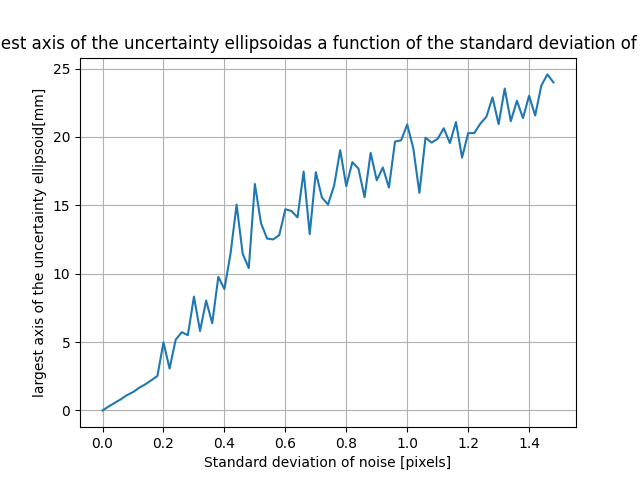

This chart was generated by the following Python code:
import numpy as np
import cv2
import argparse
import os
import matplotlib.pyplot as plt
from tqdm import tqdm

def add_noise(corners, std_dev):
    print("Noise added")
    """ 
        Add noise to the image coordinates of the 4 corners of the marker. 
        The noise should be sampled from a Gaussian distribution with mean 0 and standard deviation std_dev
        And applied to both X and Y direction
    """
    mean = 0.0
    print("corners size:", corners.shape)
    # --------------------------------------
    bruit = np.random.normal(loc=mean, scale=std_dev, size=corners.shape)
    noisy_corners = corners + bruit
    print("noisy_corners:", noisy_corners.shape)
    # --------------------------------------

    return noisy_corners

def calculate_error(errors,method):
    print("Computing scalar error")
    """ Calculate a scalar error value from the error vector.
        Some examples could be:
         - The largest L2 norm (Euclidean distance) of the error of any trial
         - The L2 norm of the mean of the errors of all trials
         - The mean of the L2 norm of the errors of all trials
         - The L2 norm of the std_dev of the errors of all trials
         - The std_dev of the L2 norm of the errors of all trials
         - The largest axis of the uncertainty ellipsoid
    """
    # -------------------------------------
    if method == "largest":
    # largest L2 norm (Euclidean distance)
        scalar_error = np.max(np.linalg.norm(errors, axis=1))

    if method == "norm_mean":
    # L2 norm of the mean of the errors
        scalar_error = np.linalg.norm(np.mean(errors, axis=0))

    if method == "mean":
        scalar_error = np.mean(np.linalg.norm(errors, axis=1))

    if method == "norm_std":
        scalar_error = np.linalg.norm(np.std(errors, axis=0))

    if method == "std_norm":
        scalar_error = np.std(np.linalg.norm(errors,axis=1))

    if method == "ellipsoid":
    # largest axis of the uncertainty ellipsoid
         errors_table = np.array(errors).reshape(-1, 3)   # (N, 3)
         cov_matrix = np.cov(errors_table.T)              # matrice 3×3
         eigenvalues = np.linalg.eigvalsh(cov_matrix)     # valeurs propres (axes ellipsoïde)
         scalar_error = np.sqrt(np.max(eigenvalues))

    # --------------------------------------
    return scalar_error

def plot(error, std_dev_step, method):
    print("Display")
    """ Plot the position error as a function of the std_dev of noise """

    # -----------------------------type(a---------
    # Insert your code here 
    # --------------------------------------
    # I gave you few lines below to work with, but change it to your needs
    if method== "largest":
        name = "Largest L2 norm of the error"

    if method == "norm_mean":
        name = "L2 norm of the mean of the errors"

    if method == "mean":
        name = "Mean of the L2 norm of the errors"

    if method == "norm_std":
        name = "L2 norm of the std_dev of the errors"

    if method == "std_norm":
        name = "std_dev of the L2 norm of the errors"

    if method == "ellipsoid":
        name = "largest axis of the uncertainty ellipsoid"

    plt.figure()
    plt.title(name + "as a function of the standard deviation of noise")
    plt.xlabel("Standard deviation of noise [pixels]")
    plt.ylabel(name  + "[mm]")
    error = np.array(error) * 1000 # Transform the error to millimetres

    # Plot the mean of the error as a function of the std_dev of noise
    plt.plot(np.arange(0, len(error)*std_dev_step, std_dev_step), error)
    plt.grid('on')
    plt.savefig("uncertainty.png")
    plt.show()

def estimate_pose(corners, square_size, cam_intr, dist_coeffs):
    """ Estimate the pose of the ArUco marker given the image coordinates of the 4 corners """
    #rvec, tvec, obj_points = cv2.aruco.estimatePoseSingleMarkers(corners, square_size, cam_intr, dist_coeffs)

    # Define the 3D object points corresponding to the corners of the ArUco marker
    object_points = np.array([[-square_size/2, square_size/2, 0],
                              [ square_size/2, square_size/2, 0],
                              [ square_size/2,-square_size/2, 0],
                              [-square_size/2,-square_size/2, 0]], dtype=np.float32)

    # Use solvePnP to estimate the pose
    _, rvec, tvec = cv2.solvePnP(object_points, corners, cam_intr, dist_coeffs)

    return rvec, tvec, object_points

def camera_calibration(dirpath, square_size, width, height, visualize=False):
    """ Perform camera calibration using the images in the given directory path. """
    # Termination criteria
    criteria = (cv2.TERM_CRITERIA_EPS + cv2.TERM_CRITERIA_MAX_ITER, 30, 0.001)

    # Prepare object points, like (0,0,0), (1,0,0), (2,0,0) ....,(8,6,0)
    objp = np.zeros((height*width, 3), np.float32)
    objp[:, :2] = np.mgrid[0:width, 0:height].T.reshape(-1, 2)
    objp = objp * square_size

    # Arrays to store object points and image points from all the images.
    objpoints = []  # 3d point in real world space
    imgpoints = []  # 2d points in image plane.

    # Get the images in the directory in alphanumeric order
    images = sorted(os.listdir(dirpath), key=lambda x: int(os.path.splitext(x)[0][5:]))

    with tqdm(total=len(images)) as pbar: # Create a tqdm progress bar for iterating through images
        for fname in images:
            img = cv2.imread(os.path.join(dirpath, fname))
            gray = cv2.cvtColor(img, cv2.COLOR_BGR2GRAY)

            # Find the chess board corners
            ret, corners = cv2.findChessboardCorners(255-gray, (width, height), flags=cv2.CALIB_USE_INTRINSIC_GUESS)

            # If found, add object points, image points (after refining them)
            if ret:
                objpoints.append(objp)

                corners2 = cv2.cornerSubPix(gray, corners, (11, 11), (-1, -1), criteria)
                imgpoints.append(corners2)
                if visualize:
                    # Draw and display the corners
                    img = cv2.drawChessboardCorners(img, (width, height), corners2, ret)
                    cv2.imshow('img',img)
                    cv2.waitKey(0)
            # else:
            #     print("No corners found in image: ", fname)
            pbar.update(1)

    ret, mtx, dist, rvecs, tvecs = cv2.calibrateCamera(objpoints, imgpoints, gray.shape[::-1], None, None, flags = cv2.CALIB_USE_LU)
    # Note: The flags for calibrateCamera and findChessboardCorners vastly improve execution time, with only a small drop in accuracy

    print("Camera calibration complete!\nCamera matrix: ", mtx)
    print("Distortion coefficients: ", dist)
    return [ret, mtx, dist, rvecs, tvecs]


def main():
    parser = argparse.ArgumentParser(description="Investigate uncertainty on pose estimation from noise")
    # Arguments pertaining to the camera calibration (Square size is also used in the pose estimation)
    parser.add_argument("-c", "--calib_dir", type=str, default="calibration_images/", help="Path to folder containing checkerboard images for calibration")
    parser.add_argument("-w", "--width", type=int, default=10, help="Width of checkerboard (default=10)")
    parser.add_argument("-t", "--height", type=int, default=7, help="Height of checkerboard (default=7)")
    parser.add_argument("-q", "--sq_size_calib", type=float, default=0.036666667, help="Length of one edge (in metres) of the calibration checkerboard")
    parser.add_argument("-m", "--select_marker", type=int, default=0, help="Select by index which marker to test (default=0)")
    parser.add_argument("-vc", "--visualize_calib", type=str, default="False", help="To visualize each checkerboard image")
    # Arguments pertaining to the pose estimation
    parser.add_argument("-i", "--image", type=str, default="object_images/image0001.png", help="Path to image of an aruco marker we want to estimate the pose of")
    parser.add_argument("-u", "--std_dev_max", type=float, default=1.5, help="Maximum standard deviation of noise to add to the image coordinates of the 4 corners of the marker")
    parser.add_argument("-r", "--std_dev_step", type=float, default=0.02, help="Step size of standard deviation of noise to add to the image coordinates of the 4 corners of the marker")
    parser.add_argument("-n", "--num_repeat", type=int, default=1000, help="Number of times to repeat the experiment at each noise level")
    parser.add_argument("-d", "--dictionary", type=str, default="DICT_5X5_100", help="Name of the aruco dictionary we want to use")
    parser.add_argument("-s", "--square_size", type=float, default=0.01125, help="Length of one edge (in metres)")
    parser.add_argument("-v", "--visualize", type=str, default="False", help="To visualize the image with the detected marker and the estimated pose")
    args = parser.parse_args()

    print("Method to calculate the sclaar error: [ largest,  norm_mean,  mean,  norm_std,  std_norm,  ellipsoid]")
    method = input("method selected: ")
    # Load the arguments for camera calibration
    calib_dir   = getattr(args, "calib_dir")     # Path to the calibration images
    square_size = getattr(args, "sq_size_calib") # Length of one edge of the checkerboard (in metres)
    width       = getattr(args, "width")         # Width of the checkerboard
    height      = getattr(args, "height")        # Height of the checkerboard
    visu_calib  = getattr(args, "visualize_calib") == "True" # To visualize each checkerboard image

    # Load the arguments for the pose estimation
    std_dev_max = getattr(args, "std_dev_max")  # Maximum standard deviation of noise to add to the image coordinates
    std_dev_step= getattr(args, "std_dev_step") # Step size of standard deviation of noise to add to the image coordinates
    num_repeat  = getattr(args, "num_repeat")   # Number of times to repeat the experiment at each noise level
    square_size = getattr(args, "square_size")  # Length of one edge of the checkerboard (in metres)
    marker_indx = getattr(args, "select_marker")# Index of the marker to test
    visu        = getattr(args, "visualize") == "True" # To visualize the image with the detected marker and the estimated pose

    # ---------------------------------------------------------------------------------------------------------------
    # If the above lines of code are confusing to you:
    # It is simply a way to pass arguments to the python script from the command line (terminal)
    # For example, if you can run the script with the following arguments to change the test image:
    #   python3 uncertainty.py -i object_images/image0002.png
    #
    # You can also simply change the default values of the arguments above, and run the script without any arguments
    # ---------------------------------------------------------------------------------------------------------------

    # Calibrate the camera
    ret, cam_intr, dist_coeffs, rvecs, tvecs = camera_calibration(calib_dir, square_size, width, height, visu_calib)

    # Load the image from argument
    image = cv2.imread(getattr(args, "image"))
    gray = cv2.cvtColor(image, cv2.COLOR_BGR2GRAY)

    # Create ArUco marker detector
    aruco_dict = cv2.aruco.getPredefinedDictionary(getattr(cv2.aruco, getattr(args, "dictionary"))) # Load dictionary from args
    aruco_params = cv2.aruco.DetectorParameters() # Marker detection parameters

    # Detect the ArUco marker in the image and extract the 4 corners
    # Old version cv2< 4.7
    # corners, ids, rejected_img_points = cv2.aruco.detectMarkers(gray, 
    #                                                             dictionary = aruco_dict, 
    #                                                             parameters = aruco_params,
    #                                                             cameraMatrix = cam_intr,
    #                                                             distCoeff = dist_coeffs)

    # Cv2>4.7
    aruco_detector = cv2.aruco.ArucoDetector(aruco_dict,aruco_params)
    corners, ids, rejected_img_points = aruco_detector.detectMarkers(gray)
    print("corners:",corners)
    print("ids:",ids)

    # Visualize the image with the detected marker and the estimated pose
    if visu:
        img_visu = cv2.aruco.drawDetectedMarkers(image.copy(), corners, ids)
        cv2.imshow('Detected ArUco markers', img_visu)
        cv2.waitKey(0)
    print("Number of ArUco markers detected: ", len(corners))
    print("Processing marker: ", ids[marker_indx])

    # Estimate the pose of the marker (Ground truth)
    gt_rvec, gt_tvec, _ = estimate_pose(corners[marker_indx], square_size, cam_intr, dist_coeffs)
    print("Ground truth rotation vector: \n", gt_rvec)
    print("Ground truth translation vector: \n", gt_tvec)

    # Visualize the image with the estimated pose
    if visu:
        img_visu = cv2.aruco.drawAxis(image.copy(), cam_intr, dist_coeffs, gt_rvec, gt_tvec, 0.02)
        cv2.imshow('Ground truth pose of marker', img_visu)
        cv2.waitKey(0)

    # Create a variable to store the error for each level of noise
    noise_level_errors = []

    # Perform the experiment on different levels of noise variance 
    for i, std_dev in enumerate(np.arange(0, std_dev_max, std_dev_step)):
        # Create a variable to store the error for each level of noise
        errors = []

        # Repeat the experiment at each noise level N times (num_repeat)
        for j in range(num_repeat):
            # Add noise to the image coordinates of the 4 corners of the marker
            noisy_corners = add_noise(corners[marker_indx], std_dev)

            # Estimate the pose of the marker
            est_rvec, est_tvec, _ = estimate_pose(noisy_corners, square_size, cam_intr, dist_coeffs)

            # Calculate the error between the estimated pose and the ground truth pose
            error = est_tvec - gt_tvec
            errors.append(error)

        # Calculate a scalar value from the error
        scalar_error = calculate_error(errors,method)

        # Add the scalar error to the list of errors
        noise_level_errors.append(scalar_error)

    # Plot the mean and standard deviation of the error as a function of the std_dev of noise
    plot(noise_level_errors, std_dev_step, method)


if __name__ == "__main__":
    main()